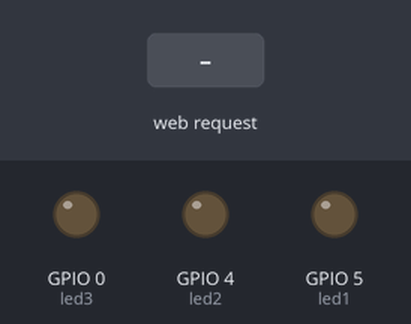
Simulated run of this sketch. Board: ESP8266 (NodeMCU). Parts: output pins drawn as LEDs (lit = HIGH). Inputs (shaded band) come from the test bench. WiFi joins after 1.5 s; servers stay silent unless stated; what the sketch prints to the serial monitor is not drawn.

Above: at 2.7 s.
2.8 s: HTTP request GET /LED1=ON received
At 3.7 s:
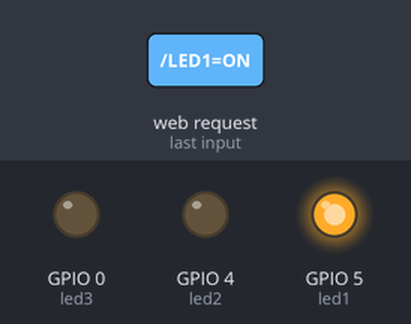
4.3 s: HTTP request GET /LED2=ON received
At 4.9 s:
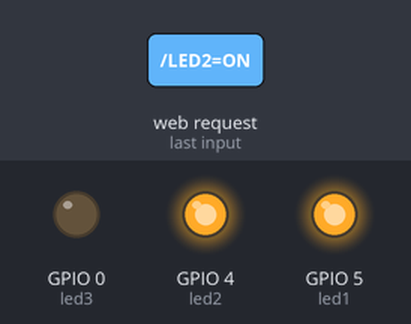
5.8 s: HTTP request GET /LED1=OFF received
At 7.0 s:
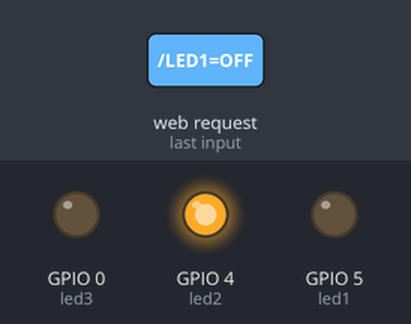
7.3 s: HTTP request GET /LED3=ON received
At 8.4 s:
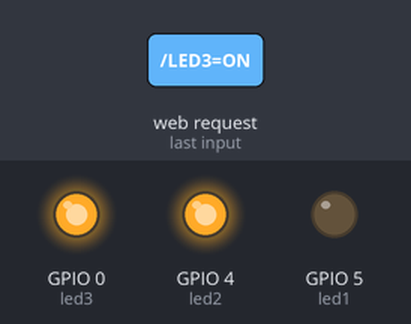
8.8 s: HTTP request GET /LED2=OFF received
At 9.5 s:
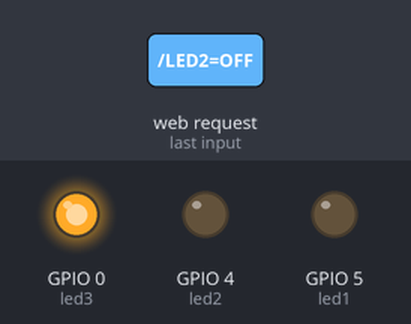
10.3 s: HTTP request GET /LED3=OFF received
At 10.7 s:
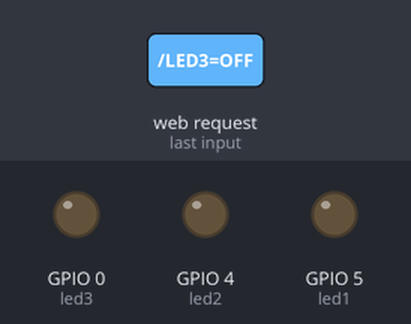
Timing chart, 0 to 12.8 s (numbered marks = the images above; inputs shaded):
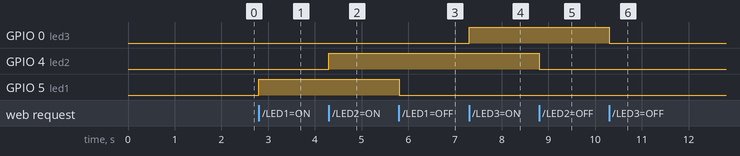

Measured:
- after the input at 2.8 s, GPIO 5 (led1): LOW → HIGH at once
- after the input at 4.3 s, GPIO 4 (led2): LOW → HIGH at once
- after the input at 5.8 s, GPIO 5 (led1): HIGH → LOW at once
- after the input at 7.3 s, GPIO 0 (led3): LOW → HIGH at once
- after the input at 8.8 s, GPIO 4 (led2): HIGH → LOW at once
- after the input at 10.3 s, GPIO 0 (led3): HIGH → LOW at once

The sketch:

OnOffPageRequest.ino
```cpp
#include <ESP8266WiFi.h>

const char* ssid = "Wifi_SSID";
const char* password = "Wifi_Password";

int led1 = 05; // GPIO0
int led2 = 04; // GPIO4
int led3 = 00; // GPIO5
WiFiServer server(80);

void setup() {
  Serial.begin(115200);
  delay(10);

  pinMode(led1, OUTPUT);
  digitalWrite(led1, LOW);
  pinMode(led2, OUTPUT);
  digitalWrite(led2, LOW);
  pinMode(led3, OUTPUT);
  digitalWrite(led3, LOW);

  // Connect to WiFi network
  Serial.println();
  Serial.println();
  Serial.print("Connecting to ");
  Serial.println(ssid);

  WiFi.begin(ssid, password);

  while (WiFi.status() != WL_CONNECTED) {
    delay(500);
    Serial.print(".");
  }
  Serial.println("");
  Serial.println("WiFi connected");

  // Start the server
  server.begin();
  Serial.println("Server started");

  // Print the IP address
  Serial.print("Use this URL to connect: ");
  Serial.print("http://");
  Serial.print(WiFi.localIP());
  Serial.println("/");

}

void loop() {
  // Check if a client has connected
  WiFiClient client = server.available();
  if (!client) {
    return;
  }

  // Wait until the client sends some data
  Serial.println("new client");
  while(!client.available()){
    delay(1);
  }

  // Read the first line of the request
  String request = client.readStringUntil('\r');
  Serial.println(request);
  client.flush();

  // Match the request

  int value1 = LOW, value2 = LOW, value3 = LOW;
  if (request.indexOf("/LED1=ON") != -1)  {
    digitalWrite(led1, HIGH);
    value1 = HIGH;
  }
  if (request.indexOf("/LED1=OFF") != -1)  {
    digitalWrite(led1, LOW);
    value1 = LOW;
  }
  if (request.indexOf("/LED2=ON") != -1)  {
    digitalWrite(led2, HIGH);
    value2 = HIGH;
  }
  if (request.indexOf("/LED2=OFF") != -1)  {
    digitalWrite(led2, LOW);
    value2 = LOW;
  }
  if (request.indexOf("/LED3=ON") != -1)  {
    digitalWrite(led3, HIGH);
    value3 = HIGH;
  }
  if (request.indexOf("/LED3=OFF") != -1)  {
    digitalWrite(led3, LOW);
    value3 = LOW;
  }

// Set ledPin according to the request
//digitalWrite(ledPin, value);

  // Return the response
  client.println("HTTP/1.1 200 OK");
  client.println("Content-Type: text/html");
  client.println(""); //  do not forget this one
  client.println("<!DOCTYPE HTML>");
  client.println("<html>");

  client.print("Led pin is now: ");

  if(value1 == HIGH) {
    client.print("LED1 On");
  } else {
    client.print("LED1 Off");
  }
  if(value2 == HIGH) {
    client.print("LED2 On");
  } else {
    client.print("LED2 Off");
  }
  if(value3 == HIGH) {
    client.print("LED3 On");
  } else {
    client.print("LED3 Off");
  }
  client.println("<br><br>");
  client.println("<a href=\"/LED1=ON\"\"><button>Turn On </button></a>");
  client.println("<a href=\"/LED1=OFF\"\"><button>Turn Off </button></a><br />");
  client.println("<br><br>");
  client.println("<a href=\"/LED2=ON\"\"><button>Turn On </button></a>");
  client.println("<a href=\"/LED2=OFF\"\"><button>Turn Off </button></a><br />");
  client.println("<br><br>");
  client.println("<a href=\"/LED3=ON\"\"><button>Turn On </button></a>");
  client.println("<a href=\"/LED3=OFF\"\"><button>Turn Off </button></a><br />");
  client.println("</html>");

  delay(1);
  Serial.println("Client disonnected");
  Serial.println("");

}
```
